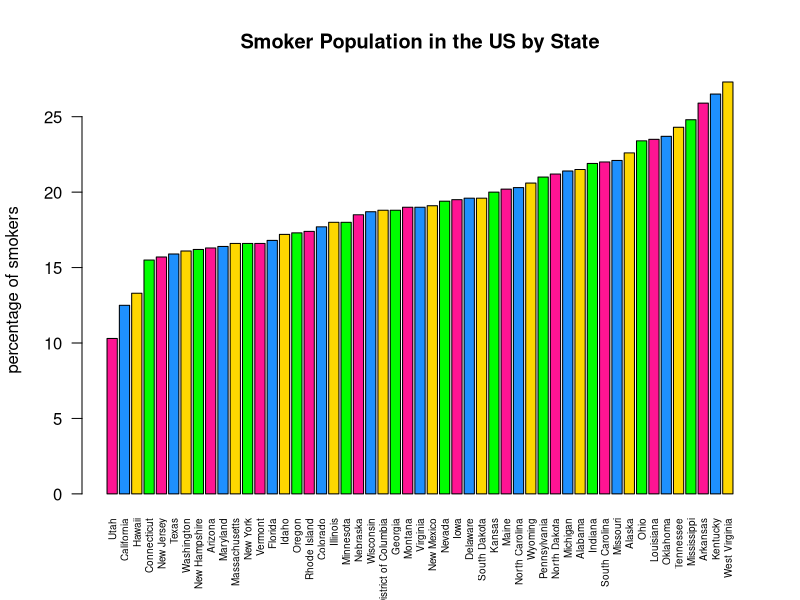
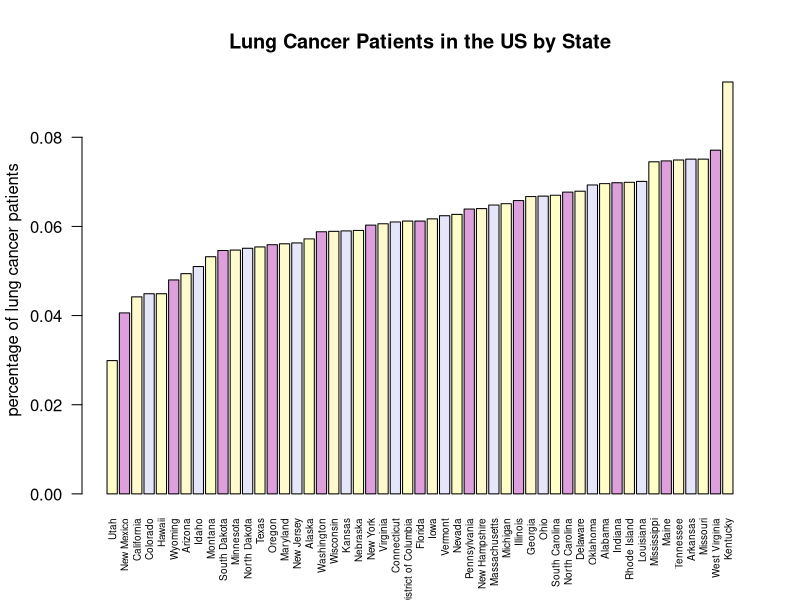

Recreate these plots in R, in order. (Note: this script raises an error after producing the figures.)
## ---- chunk3 ----
smoke_cdf <- read.csv(file = "../data/smoke_cdf.csv", 
                      header = TRUE, stringsAsFactors = FALSE)
str(smoke_cdf)
summary(smoke_cdf)

## ---- chunk4 ----
lung_cancer_cdf <- read.csv(file = "../data/lung_cancer_cdf.csv",
                            header = TRUE, stringsAsFactors = FALSE)
str(lung_cancer_cdf)
summary(lung_cancer_cdf)

## ---- chunk5 ----
smoke_cancer_cdf <- read.csv(file = "../data/smoke_cancer_cdf.csv",
                             header = TRUE, stringsAsFactors = FALSE)
smoke_cancer_cdf$state[which.max(smoke_cancer_cdf$smokers...)]

## ---- chunk6 ----
smoke_cancer_cdf$state[which.min(smoke_cancer_cdf$smokers...)]

## ---- chunk7 ----
smoke_cancer_cdf$state[which.max(smoke_cancer_cdf$cancer...)]

## ---- chunk8 ----
smoke_cancer_cdf$state[which.min(smoke_cancer_cdf$cancer...)]

## ---- chunk9 ----
smoker_perc <- smoke_cancer_cdf$smokers...
names(smoker_perc) <- smoke_cdf[ , 1]
barplot(sort(smoker_perc), main = "Smoker Population in the US by State", 
        cex.names = 0.6, las = 2, ylab = "percentage of smokers",
        col=c(rgb(255,20,147, maxColorValue = 255),
              rgb(30,144,254, maxColorValue = 255),
              rgb(254,215,0, maxColorValue = 255), 
              rgb(0,254,0, maxColorValue = 255)))

## ---- chunk10 ----
lung_cancer_perc <- smoke_cancer_cdf$cancer...
names(lung_cancer_perc) <- smoke_cdf[ , 1]
barplot(sort(lung_cancer_perc), 
        main = "Lung Cancer Patients in the US by State", 
        cex.names = 0.6, las = 2, ylab = "percentage of lung cancer patients",
        col=c(rgb(255,255,200, maxColorValue = 255),
              rgb(221,160, 221, maxColorValue = 255),
              rgb(255,250,205, maxColorValue = 255),
              rgb(230,230,250, maxColorValue = 255)))

## ---- chunk11 ----
ggplot(smoke_cancer_cdf) +
  geom_point(aes(x = names(smoker_perc), 
                 y = smoke_cancer_cdf$smokers..., col = "#AA3939")) +
  geom_line(aes(x = names(smoker_perc), 
                y = smoke_cancer_cdf$smokers..., col = "#AA3939", group = 1)) +
  geom_point(aes(x = names(smoker_perc), 
                 y = smoke_cancer_cdf$cancer... * 1000, col = "#73DB1D")) +
  geom_line(aes(x = names(smoker_perc), 
                y = smoke_cancer_cdf$cancer... * 1000, col = "#73DB1D", group = 2)) +
  theme(axis.text.x = element_text(angle = 90, hjust = 1)) +
  scale_color_manual(values = c("#AA3939", "#73DB1D"), name = "type", 
                     labels = c("lung cancer patients per 100000", "percentage of smokers")) +
  theme(legend.position = "top") +
  xlab("States in the US") +
  ylab("")

## ---- chunk12 ----
smoke_cancer_fit <- lm(smoke_cancer_cdf$cancer... ~ smoke_cancer_cdf$smokers...)
plot(smoke_cancer_cdf$smokers..., smoke_cancer_cdf$cancer..., 
     pch = 16, cex = 1.3, col = "#063BB6",
     main = "cigarette smoking population -vs- lung cancer patients", las = 1, 
     xlab = "number of cigarrete smokers per 100,000", 
     ylab = "number of lung cancer patients per 100,000")
abline(smoke_cancer_fit, col = "#FF0000", lwd = 2)

## ---- chunk16 ----
total_rate_combined <- cbind("Male" = total_rate_male, 
                             "Female" = total_rate_female)
barplot(total_rate_combined, 
        col = c("#FFFFFF", "#000000", "#984126", "#FFFF00", "#E5A470"), 
        main = "Lung Cancer Patients by Race", las = 1,
        ylab = "frequency per 100,000", beside = TRUE)
legend("topright", 
       title = "Race",
       legend = c("white", "black", "native american", "asian", "hispanic"), 
       fill = c("#FFFFFF", "#000000", "#984126", "#FFFF00", "#E5A470"), 
       cex = 0.8)

## ---- chunk17 ----
both_gender_df <- cbind(male_cdf, female_cdf)
both_gender_df <- both_gender_df[-c(1:5), ]
ggplot (both_gender_df) +
  geom_bar(aes(x = both_gender_df$male_age, y = both_gender_df$male_all), 
           stat = "identity", col= "#0033CC") +
  geom_bar(aes(x = both_gender_df$female_age, y = both_gender_df$female_all), 
           stat = "identity", col= "#FF6699") +
  theme(axis.text.x = element_text(angle = 45, hjust = 1)) + 
  xlab("Age") + ylab("lung cancer patients per 100,000") +
  ggtitle("Lung Cancer Patients by Age")

## ---- chunk18 ----
png(filename = "../images/smokepop.png")
barplot(sort(smoker_perc), main = "Smoker Population in the US by State", 
        cex.names = 0.6, las = 2, ylab = "percentage of smokers",
        col=c(rgb(255,20,147, maxColorValue = 255),
              rgb(30,144,254, maxColorValue = 255),
              rgb(254,215,0, maxColorValue = 255), 
              rgb(0,254,0, maxColorValue = 255)))
dev.off()

png(filename = "../images/lungcancer.png")
barplot(sort(lung_cancer_perc), 
        main = "Lung Cancer Patients in the US by State", 
        cex.names = 0.6, las = 2, ylab = "percentage of lung cancer patients",
        col=c(rgb(255,255,200, maxColorValue = 255),
              rgb(221,160, 221, maxColorValue = 255),
              rgb(255,250,205, maxColorValue = 255), 
              rgb(230,230,250, maxColorValue = 255)))
dev.off()

png(filename = "../images/comp.png")
figure1 <- ggplot(smoke_cancer_cdf) +
  geom_point(aes(x = names(smoker_perc), 
                 y = smoke_cancer_cdf$smokers..., col = "red")) +
  geom_line(aes(x = names(smoker_perc), 
                y = smoke_cancer_cdf$smokers..., col = "red", group = 1)) +
  geom_point(aes(x = names(smoker_perc),
                 y = smoke_cancer_cdf$cancer... * 1000, col = "green")) +
  geom_line(aes(x = names(smoker_perc), 
                y = smoke_cancer_cdf$cancer... * 1000, col = "green", group = 2)) +
  theme(axis.text.x = element_text(angle = 90, hjust = 1)) +
  scale_color_manual(values = c("#AA3939", "#73DB1D"), name = "type", 
                     labels = c("lung cancer patients per 100000", 
                                "percentage of smokers")) +
  theme(legend.position = "top") +
  xlab("States in the US") +
  ylab("")
plot(figure1)
dev.off()

png(filename = "../images/reg.png")
plot(smoke_cancer_cdf$smokers..., smoke_cancer_cdf$cancer..., 
     pch = 16, cex = 1.3, col = "#063BB6",
     main = "cigartte smoking population -vs- lung cancer patients", las = 2, 
     xlab = "number of cigarette smokers per 100,000", 
     ylab = "number of lung cancer patients per 100,000") +
  abline(smoke_cancer_fit, col = "#FF0000", lwd = 2)
dev.off()

png(filename = "../images/race.png")
barplot(total_rate_combined, col = c("#FFFFFF", "#000000", "#984126", "#FFFF00", "#E5A470"), 
        main = "Lung Cancer Patients by Race", 
        ylab = "frequency per 100,000", beside = TRUE)
legend("topright", 
       title = "Race",
       legend = c("white", "black", "native american", "asian", "hispanic"), 
       fill = c("#FFFFFF", "#000000", "#984126", "#FFFF00", "#E5A470"), 
       cex = 0.8)
dev.off()

png(filename = "../images/age.png")
figure2 <- ggplot (both_gender_df) +
  geom_bar(aes(x = both_gender_df$male_age, y = both_gender_df$male_all), 
           stat = "identity", col= "#0033CC") +
  geom_bar(aes(x = both_gender_df$female_age, y = both_gender_df$female_all), 
           stat = "identity", col= "#FF6699") +
  theme(axis.text.x = element_text(angle = 45, hjust = 1)) + 
  xlab("Age") + ylab("lung cancer patients per 100,000") +
  ggtitle("Lung Cancer Patients by Age")
plot(figure2)
dev.off()
